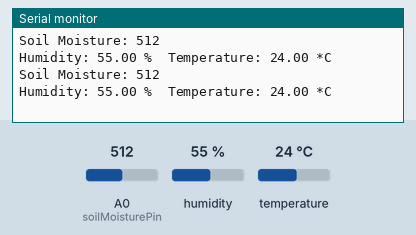
This sketch was run on a simulated Arduino Uno, built with avr-gcc and run on an emulated ATmega328P. On the bench: the last lines printed to the serial monitor. The test bench sets the inputs (shaded band); at power-on: humidity 55 %, A0 (soilMoisturePin) = 512, temperature 24 °C.

Above: at 2.8 s.
2.9 s: humidity set to 22 %
At 5.0 s:
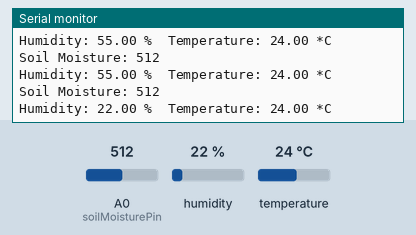
5.6 s: A0 (soilMoisturePin) set to 716
At 7.4 s:
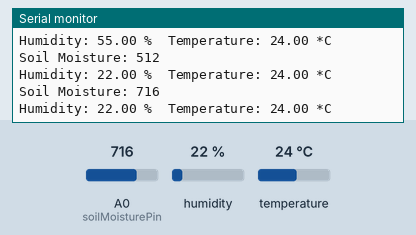
8.3 s: temperature set to 12 °C
At 10.8 s:
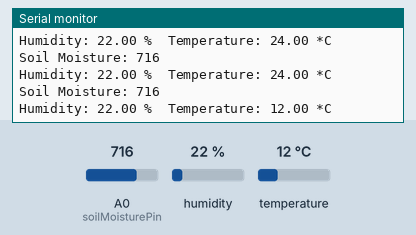
11.0 s: A0 (soilMoisturePin) set to 900
At 13.4 s:
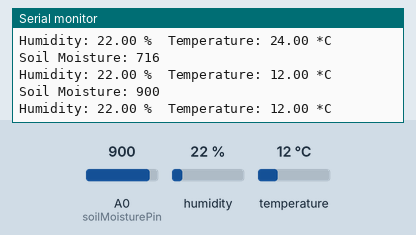
13.7 s: humidity set to 40 %
At 14.8 s:
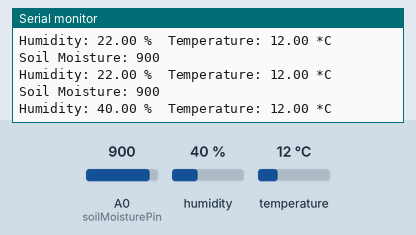
Timing chart, 0 to 16.7 s (numbered marks = the images above; inputs shaded):
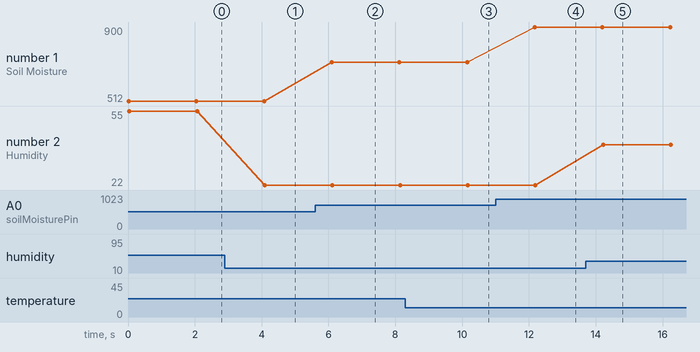

Measured:
- after the input at 2.9 s, the serial monitor: prints a new line after 1.2 s (image 1)
- after the input at 5.6 s, the serial monitor: prints a new line after 0.50 s (image 2)
- after the input at 8.3 s, the serial monitor: prints a new line after 1.9 s (image 3)
- after the input at 11.0 s, the serial monitor: prints a new line after 1.2 s (image 4)
- after the input at 13.7 s, the serial monitor: prints a new line after 0.52 s (image 5)
- plotted number 1: 512 → 716 after the input at 5.6 s, 716 → 900 after the input at 11.0 s
- plotted number 2: 55 → 22 after the input at 2.9 s, 22 → 40 after the input at 13.7 s

The sketch:

sketch_soilmoisturemay29d.ino
```cpp
#include <DHT.h>

#define DHTPIN 2      // Pin connected to the DHT11 sensor
#define DHTTYPE DHT11 // DHT 11

DHT dht(DHTPIN, DHTTYPE);

const int soilMoisturePin = A0; // Pin connected to the soil moisture sensor

void setup() {
  Serial.begin(9600);
  dht.begin();
}

void loop() {
  // Read soil moisture value
  int soilMoistureValue = analogRead(soilMoisturePin);

  // Read temperature and humidity from DHT11 sensor
  float humidity = dht.readHumidity();
  float temperature = dht.readTemperature();

  // Check if any reads failed and exit early (to try again).
  if (isnan(humidity) || isnan(temperature)) {
    Serial.println("Failed to read from DHT sensor!");
    return;
  }

  // Print the values to the Serial Monitor
  Serial.print("Soil Moisture: ");
  Serial.println(soilMoistureValue);

  Serial.print("Humidity: ");
  Serial.print(humidity);
  Serial.print(" %\t");

  Serial.print("Temperature: ");
  Serial.print(temperature);
  Serial.println(" *C");

  delay(2000); // Wait for 2 seconds before the next reading
}
```
